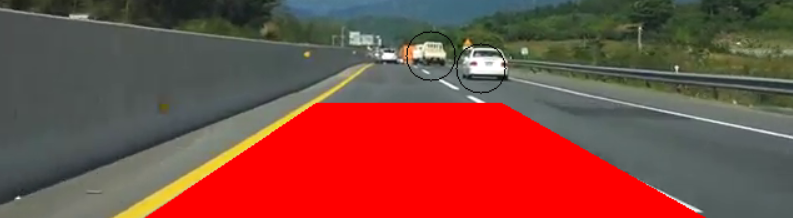
//> input picture sc3.png, 793 x 218 px, given in place of roadsMod3.mp4, which was not available
$ ./Car_Lane_Shifter   (built with g++ and OpenCV 4)
//> lines starting //> are read from the running program, lines starting //| are printed output that depends on the picture; after the words box and inside, x2 and y2 are one past the last pixel; in counts of white or black regions, pixels touching at a corner belong together; pictures that were not available may be replaced by others from this repository, and a replacement may not be noted
//
//  main.cpp
//  finalVisionProject
//
//  Created by Mai Abdul-Maqsoud on 12/7/16.
//  Copyright © 2016 Mai. All rights reserved.
//
#include "opencv2/imgproc.hpp"
#include "opencv2/highgui.hpp"
#include "opencv2/imgproc/imgproc_c.h"
#include <stdio.h>
#include <iostream>
#include <iostream>
#include<opencv2/opencv.hpp>
#include<fstream>
#include <cmath>

#include "opencv2/imgproc.hpp"
#include "opencv2/highgui.hpp"
#include "opencv2/imgproc/imgproc_c.h"
#include <stdio.h>
#include <iostream>
using namespace cv;
using namespace std;


CascadeClassifier face_cascade;
Mat blackAndWhiteImage, gray, halfFrame, canny, equalized, roadLines, frame;


void mouseHandler(int event, int x, int y, int flags, void* param) {
	if (event == CV_EVENT_LBUTTONDOWN) {
		cout << x << " " << y << "\n";
	}
}
/**
ROIPoint obj;
setMouseCallback("lines", obj.mouseHandler, &p);

cout << p << endl;
**/

//-------------------------------------------------------------------------------------
Point p1(114, 179), p2(257, 83), p3(576, 179), p4(406, 83);

void detectAndDisplay(Mat frame) {
	std::vector<Rect> cars;
	Mat frame_gray;
	vector<Point> p;
	p.push_back(p3);
	p.push_back(p4);
	p.push_back(p2);
	p.push_back(p1);

	fillConvexPoly(frame, &p[0], 4, Scalar(0, 255, 0));

	cvtColor(frame, frame_gray, CV_BGR2GRAY);
	equalizeHist(frame_gray, frame_gray);
	bool result = false;

	face_cascade.detectMultiScale(frame_gray, cars, 1.1, 2, CV_HAAR_SCALE_IMAGE, Size(30, 30));

	for (int i = 0; i < cars.size(); i++) {
		Point center(cars[i].x + cars[i].width*0.5, cars[i].y + cars[i].height*0.5);
		int radius = 20;


		//ellipse(frame, center, Size(cars[i].width*0.5, cars[i].height*0.5), 0, 0, 360, Scalar(0, 0, 0), 4, 8, 0);
		if ((center.x <= 431) && (center.x >= 87))
		{
			circle(frame, center, radius, Scalar(0, 0, 0), 1, 8, 0);
			if (radius + cars[i].y + cars[i].height*0.5 >= 70)
			{
				result = true;
			}
		}

		Mat carROI = frame_gray(cars[i]);
		CvRect r(cars[i]);

		if (result) {
			fillConvexPoly(frame, &p[0], 4, Scalar(0, 0, 255));
			result = false;
		}


	}
	//-- Show what you got

	imshow("detect the cars please!!!", frame);
}

//-------------------------------------------------------------------------------------

int main(int argc, const char * argv[]) {
	VideoCapture cap("roadsMod3.mp4");
	Mat smallImg;
	namedWindow("detect the cars please!!!", 1);
	setMouseCallback("detect the cars please!!!", mouseHandler);

	if (!cap.isOpened()) {
		cout << "Could not open the Source  video for Read" << endl;
		return -1;
	}

	CascadeClassifier cascade;
	if (!face_cascade.load("haarcascade_cars3.xml")) {
		printf("--(!)Error loading\n"); return -1;
	}

	imshow("frame", cap.read(frame));
//> frame is the input picture: 218 rows x 793 cols, CV_8UC3; mean B, G, R 64.2, 72.4, 129.3

	while (cap.read(frame)) {
		cap >> frame;
		Mat roads(cap.get(CV_CAP_PROP_FRAME_HEIGHT), cap.get(CV_CAP_PROP_FRAME_WIDTH), CV_8UC1, Scalar(0));
		Mat colouredHalfFrame = frame(Rect(0, frame.rows / 2, frame.cols, frame.rows / 2));

		Mat cdst = colouredHalfFrame.clone();
		cvtColor(frame, gray, CV_BGR2GRAY);
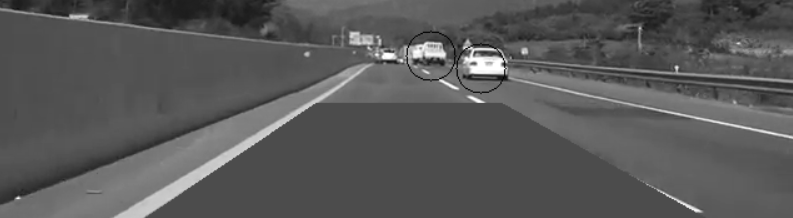
//> gray: 218 rows x 793 cols, CV_8UC1; min 1, max 255, mean 88.4
		equalizeHist(gray, equalized);
		GaussianBlur(equalized, gray, Size(5, 5), 0);
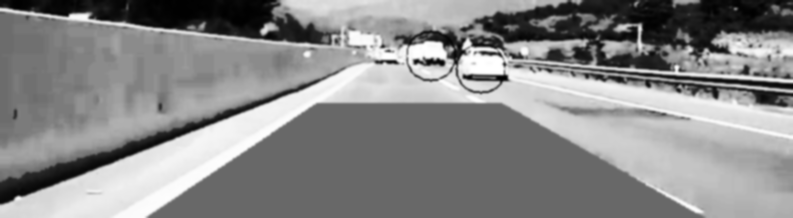
//> gray: 218 rows x 793 cols, CV_8UC1; min 0, max 255, mean 136.5
		threshold(gray, blackAndWhiteImage, 127, 255, THRESH_BINARY);
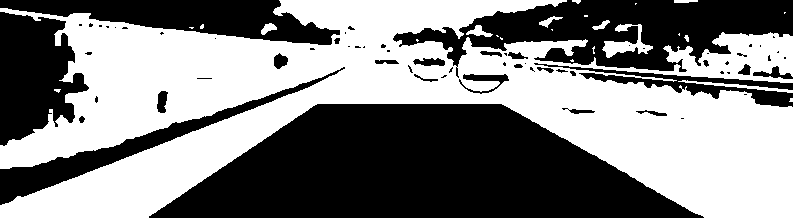
//> blackAndWhiteImage: 218 rows x 793 cols, CV_8UC1; 51.7% white; 66 black regions (40 under 20 px), largest, box (x1, y1, x2, y2) and area: (149, 104, 704, 218) 42267, (393, 0, 793, 78) 15460, (0, 12, 89, 146) 7976

		//we only need the bottom half
		//halfFrame = blackAndWhiteImage(Rect(0, blackAndWhiteImage.rows/2, blackAndWhiteImage.cols, blackAndWhiteImage.rows/2));


		line(colouredHalfFrame, Point(114, 179), Point(257, 83), Scalar(0, 255, 0)); //far left
//> colouredHalfFrame: 109 rows x 793 cols, CV_8UC3; mean B, G, R 49.5, 54.8, 175.1
//> frame: 218 rows x 793 cols, CV_8UC3; 39 pixels changed, all inside (x1, y1, x2, y2) = (219, 192, 258, 218)
		line(colouredHalfFrame, Point(576, 179), Point(406, 83), Scalar(0, 255, 0)); //far right
//> frame: 218 rows x 793 cols, CV_8UC3; mean B, G, R 64.2, 72.5, 129.2
		line(colouredHalfFrame, Point(257, 83), Point(406, 83), Scalar(0, 255, 0));
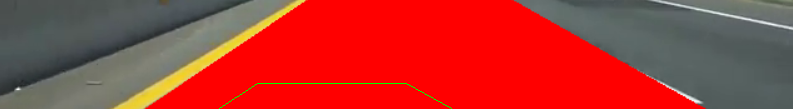
//> colouredHalfFrame: 109 rows x 793 cols, CV_8UC3; mean B, G, R 49.5, 55.4, 174.5


		detectAndDisplay(colouredHalfFrame);
//> in detectAndDisplay, `cvtColor(frame, frame_gray, CV_BGR2GRAY);`:
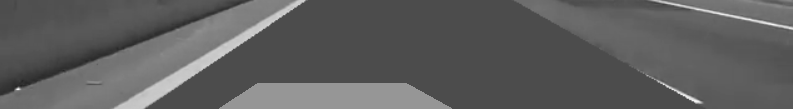
//> frame_gray: 109 rows x 793 cols, CV_8UC1; min 34, max 249, mean 94.4
//> in detectAndDisplay, `equalizeHist(frame_gray, frame_gray);`:
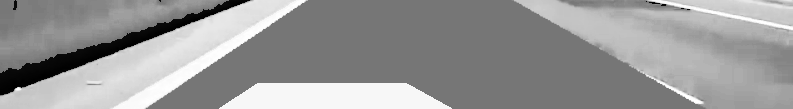
//> frame_gray: 109 rows x 793 cols, CV_8UC1; min 0, max 255, mean 151.4
//> in detectAndDisplay, `face_cascade.detectMultiScale(frame_gray, cars, 1.1, 2, CV_HAAR_SCALE_..`: cars = empty
//> after the loop in detectAndDisplay, `for (int i = 0; i < cars.size(); i++)`: result = false; p = 4 Points (x, y): [576, 179], [406, 83], [257, 83], [114, 179]
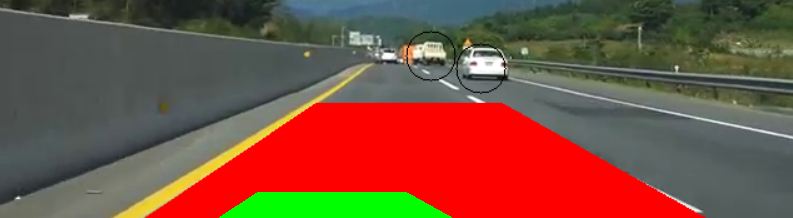
//> frame: 218 rows x 793 cols, CV_8UC3; mean B, G, R 64.2, 79.7, 121.9
		waitKey(10);
	}

	return 0;
}

$ run again, on sc4.png
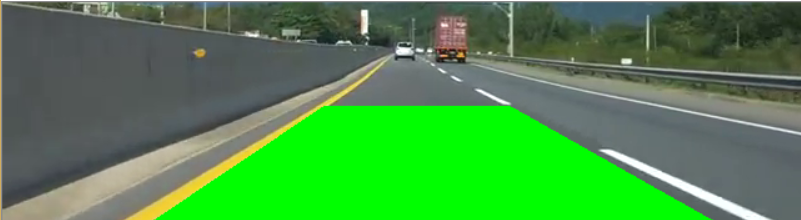
//> input picture sc4.png, 801 x 220 px, given in place of roadsMod3.mp4, which was not available
//> frame is the input picture: 220 rows x 801 cols, CV_8UC3; mean B, G, R 73, 142.5, 75.1
//> blackAndWhiteImage: 220 rows x 801 cols, CV_8UC1; 50.5% white; 17 black regions (9 under 20 px), largest, box (x1, y1, x2, y2) and area: (2, 2, 801, 209) 76999, (576, 100, 801, 220) 7784, (546, 121, 740, 220) 1405
//> cars = 1 Rect (x, y, width, height): [195, 7, 54, 54]
//> the loop in detectAndDisplay, `for (int i = 0; i < cars.size(); i++)` made 1 pass
//> (center, r) on pass 1: (Point(222, 34), Rect(195, 7, 54, 54))
//> after the loop in detectAndDisplay, `for (int i = 0; i < cars.size(); i++)`:
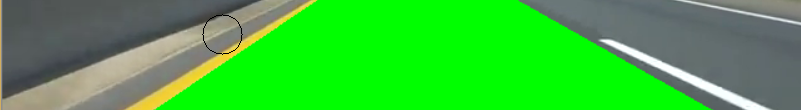
//> frame: 110 rows x 801 cols, CV_8UC3; mean B, G, R 59, 184.8, 62
//> after the loop in detectAndDisplay, `for (int i = 0; i < cars.size(); i++)`: result = false; p = 4 Points (x, y): [576, 179], [406, 83], [257, 83], [114, 179]
//> `detectAndDisplay(colouredHalfFrame);`:
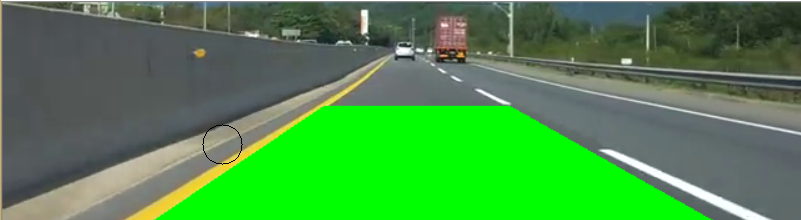
//> frame: 220 rows x 801 cols, CV_8UC3; 0.06% of pixels changed, all inside (x1, y1, x2, y2) = (202, 124, 243, 165)
